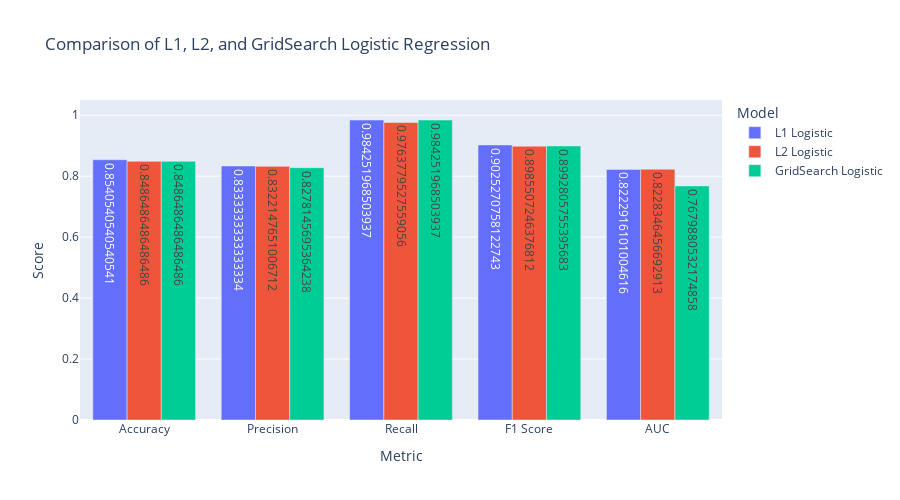

Notebook source saved alongside this figure:
### Markdown cell above
### Interactive version for better visualization

### Code cell
import plotly.express as px
import pandas as pd
from sklearn.metrics import accuracy_score, precision_score, recall_score, f1_score, roc_auc_score

results = [
    {
        "Model": "L1 Logistic",
        "Accuracy": accuracy_score(y_test, y_pred_l1),
        "Precision": precision_score(y_test, y_pred_l1),
        "Recall": recall_score(y_test, y_pred_l1),
        "F1 Score": f1_score(y_test, y_pred_l1),
        "AUC": roc_auc_score(y_test, y_prob_l1)
    },
    {
        "Model": "L2 Logistic",
        "Accuracy": accuracy_score(y_test, y_pred_l2),
        "Precision": precision_score(y_test, y_pred_l2),
        "Recall": recall_score(y_test, y_pred_l2),
        "F1 Score": f1_score(y_test, y_pred_l2),
        "AUC": roc_auc_score(y_test, y_prob_l2)
    },
    {
        "Model": "GridSearch Logistic",
        "Accuracy": accuracy_score(y_test, y_pred_grid),
        "Precision": precision_score(y_test, y_pred_grid),
        "Recall": recall_score(y_test, y_pred_grid),
        "F1 Score": f1_score(y_test, y_pred_grid),
        "AUC": roc_auc_score(y_test, y_pred_grid)
    }
]

df_results = pd.DataFrame(results)

df_melted = df_results.melt(id_vars="Model", var_name="Metric", value_name="Score")

fig = px.bar(df_melted, x="Metric", y="Score", color="Model", barmode="group",
            title="Comparison of L1, L2, and GridSearch Logistic Regression",
            text="Score", height=500)

fig.update_layout(yaxis=dict(range=[0,1.05]))
fig.show()

### Figure 1 — Plotly figure (JSON) as saved in the notebook; plotly's stock layout.template omitted (floating-point values rounded to 4 significant figures)
{"data": [{"alignmentgroup": "True", "hovertemplate": "Model=L1 Logistic<br>Metric=%{x}<br>Score=%{text}<extra></extra>", "legendgroup": "L1 Logistic", "marker": {"color": "#636efa", "pattern": {"shape": ""}}, "name": "L1 Logistic", "offsetgroup": "L1 Logistic", "orientation": "v", "showlegend": true, "text": [0.8541, 0.8333, 0.9843, 0.9025, 0.8223], "textposition": "auto", "type": "bar", "x": ["Accuracy", "Precision", "Recall", "F1 Score", "AUC"], "xaxis": "x", "y": [0.8541, 0.8333, 0.9843, 0.9025, 0.8223], "yaxis": "y"}, {"alignmentgroup": "True", "hovertemplate": "Model=L2 Logistic<br>Metric=%{x}<br>Score=%{text}<extra></extra>", "legendgroup": "L2 Logistic", "marker": {"color": "#EF553B", "pattern": {"shape": ""}}, "name": "L2 Logistic", "offsetgroup": "L2 Logistic", "orientation": "v", "showlegend": true, "text": [0.8486, 0.8322, 0.9764, 0.8986, 0.8228], "textposition": "auto", "type": "bar", "x": ["Accuracy", "Precision", "Recall", "F1 Score", "AUC"], "xaxis": "x", "y": [0.8486, 0.8322, 0.9764, 0.8986, 0.8228], "yaxis": "y"}, {"alignmentgroup": "True", "hovertemplate": "Model=GridSearch Logistic<br>Metric=%{x}<br>Score=%{text}<extra></extra>", "legendgroup": "GridSearch Logistic", "marker": {"color": "#00cc96", "pattern": {"shape": ""}}, "name": "GridSearch Logistic", "offsetgroup": "GridSearch Logistic", "orientation": "v", "showlegend": true, "text": [0.8486, 0.8278, 0.9843, 0.8993, 0.768], "textposition": "auto", "type": "bar", "x": ["Accuracy", "Precision", "Recall", "F1 Score", "AUC"], "xaxis": "x", "y": [0.8486, 0.8278, 0.9843, 0.8993, 0.768], "yaxis": "y"}], "layout": {"barmode": "group", "height": 500, "legend": {"title": {"text": "Model"}, "tracegroupgap": 0}, "title": {"text": "Comparison of L1, L2, and GridSearch Logistic Regression"}, "xaxis": {"anchor": "y", "domain": [0, 1], "title": {"text": "Metric"}}, "yaxis": {"anchor": "x", "domain": [0, 1], "range": [0, 1.05], "title": {"text": "Score"}}}}
